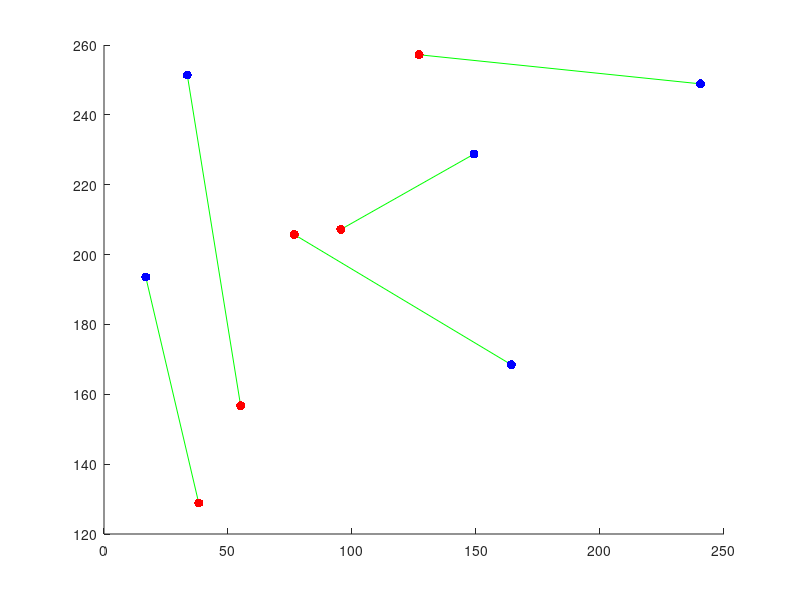
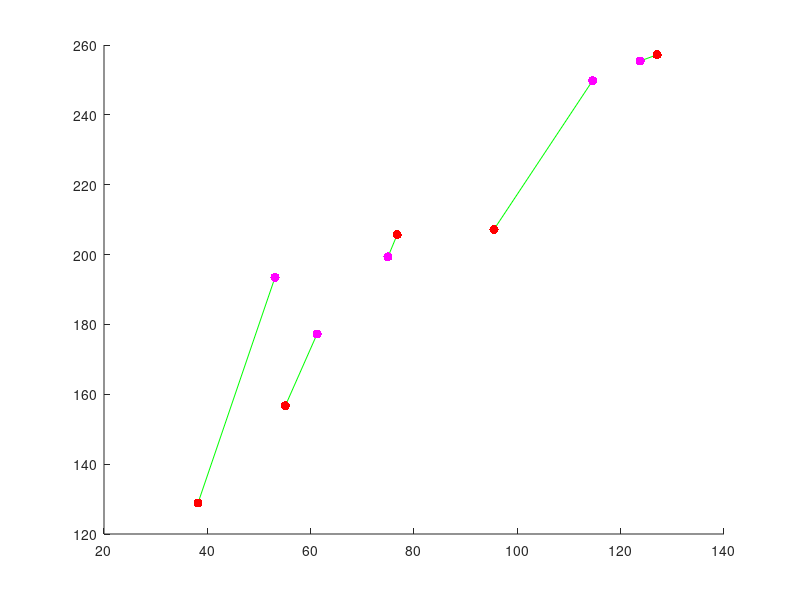

Recreate these plots in MATLAB, in order.
function practical1

%The aim of practical 1 is to calculate the homography that best maps two
%sets of points to one another.  We will (eventually) use this for creating
%panoramas, and for calculating the 3d pose of planes.  You should use this
%template for your code and fill in the missing sections marked "TO DO"

%close all open figures
close all;

%set of two dimensional Cartesian points
pts1Cart = [  240.5000   16.8351   33.5890  164.2696  149.1911;...
              248.8770  193.5890   251.3901 168.4581  228.7723];

%turn points to homogeneous representation
pts1Hom = [pts1Cart; ones(1,size(pts1Cart,2))];
      
%define a homography
H = [0.6   0.7   -100;
    1.0    0.6    50; 
    0.001  0.002  1.0];

%apply homography to points
pts2Hom = H*pts1Hom;

%convert back to Cartesian
pts2Cart = pts2Hom(1:2,:)./repmat(pts2Hom(3,:),2,1);

%add a small amount of noise
noiseLevel = 4.0;
pts2Cart = pts2Cart+noiseLevel*randn(size(pts2Cart));

%draw two set of two dimensional points
%opens figure
figure; set(gcf,'Color',[1 1 1]);
%draw lines between each pair of points
nPoint = size(pts1Cart,2);
for (cPoint = 1:nPoint)
    %plot a green line between each pair of points
    plot([pts1Cart(1,cPoint) pts2Cart(1,cPoint)],[pts1Cart(2,cPoint) pts2Cart(2,cPoint)],'g-');
    %make sure we don't replace with next point
    hold on;
end;

%draws first set of points
plot(pts1Cart(1,:),pts1Cart(2,:),'b.','MarkerSize',20);
%remove axis
set(gca,'Box','Off');

%draws second set of points
plot(pts2Cart(1,:),pts2Cart(2,:),'r.','MarkerSize',20);

%now our goal is to transform the first points so that they map to the
%second set of points

%****TO DO****: Fill in the details of this routine 
%At the moment, it just returns and identity matrix (body is below)
HEst = calcBestHomography(pts1Cart, pts2Cart);

%now we will see how well the routine works by applying the mapping and
%measuring the square  distance between the desired and actual positions

%apply homography to points
pts2EstHom = HEst*pts1Hom;

%convert back to Cartesian
pts2EstCart = pts2EstHom(1:2,:)./repmat(pts2EstHom(3,:),2,1);

%calculate mean squared distance from actual points
sqDiff = mean(sum((pts2Cart-pts2EstCart).^2))

%draw figure with points before and after
%draw two set of two dimensional points
%opens figure
figure; set(gcf,'Color',[1 1 1]);
%draw lines between each pair of points
nPoint = size(pts1Cart,2)
for (cPoint = 1:nPoint)
    %plot a green line pairs of actual and estimated points
    plot([pts2Cart(1,cPoint) pts2EstCart(1,cPoint)],[pts2Cart(2,cPoint) pts2EstCart(2,cPoint)],'g-');
    %make sure we don't replace with next point
    hold on;
end;

%draws second set of points
plot(pts2Cart(1,:),pts2Cart(2,:),'r.','MarkerSize',20);
%remove axis
set(gca,'Box','Off');

%draws estimated positions of second set of points
plot(pts2EstCart(1,:),pts2EstCart(2,:),'m.','MarkerSize',20);

%other things **** TO DO ****
%1. Convince yourself that the homography is ambiguous up to scale (by
%multiplying it by a constant factor and showing it does the same thing).
%Can you see why this is mathematically the case?
%2. Show empirically that your homography routine can EXACTLY map any four points to any
%other four points
%3. Now move to practical 1b.




%==========================================================================
function H = calcBestHomography(pts1Cart, pts2Cart)

%should apply direct linear transform (DLT) algorithm to calculate best
%homography that maps the points in pts1Cart to their corresonding matchin in 
%pts2Cart

%****TO DO ****: replace this
H = eye(3);

%**** TO DO ****;
%first turn points to homogeneous
pts1Hom = [pts1Cart; ones(1,size(pts1Cart,2))];
pts2Hom = [pts2Cart; ones(1,size(pts2Cart,2))];
%then construct A matrix which should be (10 x 9) in size
[m n] = size(pts1Hom)
pts1Hom = pts1Hom';
pts2Hom = pts2Hom';
Y = pts2Hom(:,2);
X = pts2Hom(:,1);
A1 = zeros(n*2,3);
A2 = zeros(n*2,3);
A3 = zeros(n*2,3);
for i = 1:n
    A1(2*i,:) = pts1Hom(i,:);
    A2(2*i-1,:) = -pts1Hom(i,:);
    A3(2*i-1,:) = pts1Hom(i,:)*Y(i);
    A3(2*i,:) = -pts1Hom(i,:)*X(i);
end
A = [A1 A2 A3];

%solve Ah = 0 by calling
%h = solveAXEqualsZero(A); (you have to write this routine too - see below)
h = solveAXEqualsZero(A);

%reshape h into the matrix H
[m n] = size(h);
H = reshape(h,sqrt(m),sqrt(m))';

%Beware - when you reshape the (9x1) vector x to the (3x3) shape of a homography, you must make
%sure that it is reshaped with the values going first into the rows.  This
%is not the way that the matlab command reshape works - it goes columns
%first.  In order to resolve this, you can reshape and then take the
%transpose


%==========================================================================
function x = solveAXEqualsZero(A);

%****TO DO **** Write this routine 
[U,S,V] = svd(A);
x = V(:,end);